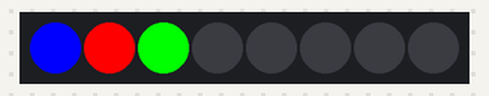
Simulated run of this sketch. Board: Teensy 4. Parts: 8 RGB LEDs in strip order, left to right. Dim RGB values are drawn brighter than linear.

Above: at 0.1 s.
At 8.72 s:
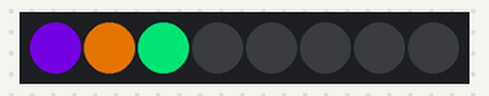
At 12.93 s:
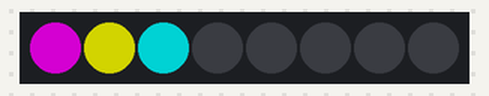
At 17.15 s:
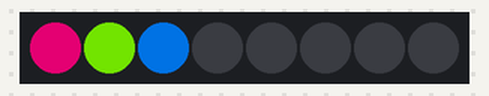
At 28.38 s:
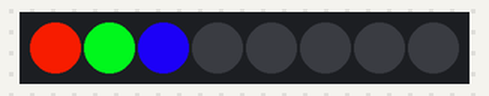
At 39.81 s:
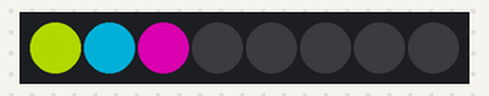
Timing chart, 0 to 40.0 s (numbered marks = the images above):
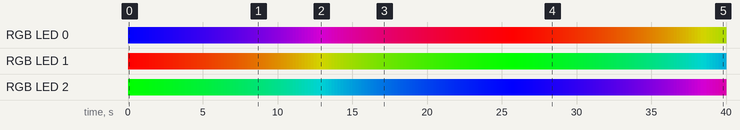

Measured:
- by itself, RGB LED 0: off → RGB(0, 0, 255) at 0.00 s, → RGB(2, 0, 253) 0.20 s later, → RGB(4, 0, 251) 0.20 s later, → RGB(6, 0, 249) 0.20 s later, … (200 changes in this stretch)
- by itself, RGB LED 1: off → RGB(255, 0, 0) at 0.00 s, → RGB(253, 2, 0) 0.20 s later, → RGB(251, 4, 0) 0.20 s later, → RGB(249, 6, 0) 0.20 s later, … (200 changes in this stretch)

The sketch:

singlePixelTest.ino
```cpp
#include <OctoWS2811.h>

const int ledsPerStrip = 1;

DMAMEM int displayMemory[ledsPerStrip*6];
int drawingMemory[ledsPerStrip*6];

const int config = WS2811_GRB | WS2811_800kHz;

OctoWS2811 leds(ledsPerStrip, displayMemory, drawingMemory, config);

int red, green, blue;

void setup() {
  leds.begin();
  leds.show();
}

void loop() {
  int wait = 100000; // wait in microseconds

  for (int c=0; c<767; c++) {
    red   = 255 - min(255, abs(255-c));
    green = 255 - min(255, abs(511-c));
    blue  = 255 - min(min(255, abs(767-c)), c);

    leds.setPixel(0, red, green, blue);
    leds.setPixel(1, blue, red, green);
    leds.setPixel(2, green, blue, red);
    leds.show();
    delayMicroseconds(wait);
  }

   /* leds.setPixel(0, 255, 0, 0);
    leds.show();
    delayMicroseconds(1000000);
    leds.setPixel(0, 0, 255, 0);
    leds.show();
    delayMicroseconds(1000000);
    leds.setPixel(0, 0, 0, 255);
    leds.show();
    delayMicroseconds(1000000);
  */

}
```
